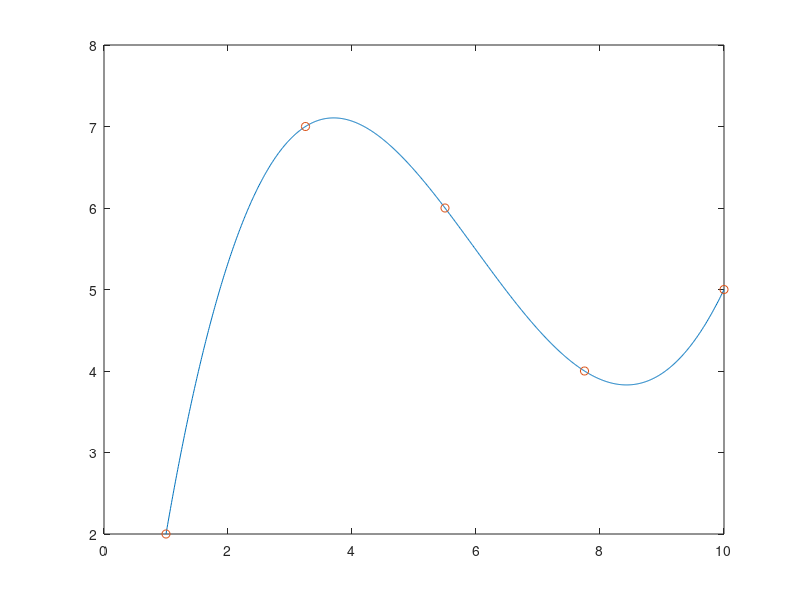

MATLAB code for this plot:
N = 5;
x = linspace(1,10,N); % check the dimension
y = randi(10,[1,N]);
x = x';
y = y';

% prepare G matrix  - Dimension (N+1) x (N+1)
%    [x0^0  x0^1  x1^2 ..... x1^N]
%    |x1^0  x1^1  x1^2 ..... x1^N|
%    |x2^0  x2^1  x2^2 ..... x2^N|
%G = |x3^0  x3^1  x3^2 ..... x3^N|
%    |:  :   :     :     :    :  |
%    [xN^0  xN^1  xN^2 ..... xN^N]

    G = []
    for i = 0:N-1
        a = x.^i;
        G = [G  a]
end
disp (G)
m = inv(G)*y % m is column vector (N+1 x 1)
% 
xi = linspace(x(1),x(end),1000);

xi = xi';
G1 = [];
for j= 0:(N-1)
    G1= [G1 xi.^j]
end
disp(G1)
K=G1
% yi = [1 xi^1 xi^2 xi^3 ..... xi^n] * m % (1000 x N+1) (N+1 x1) 

yi = K*m
plot(xi,yi)
hold on 
plot(x,y,'o')